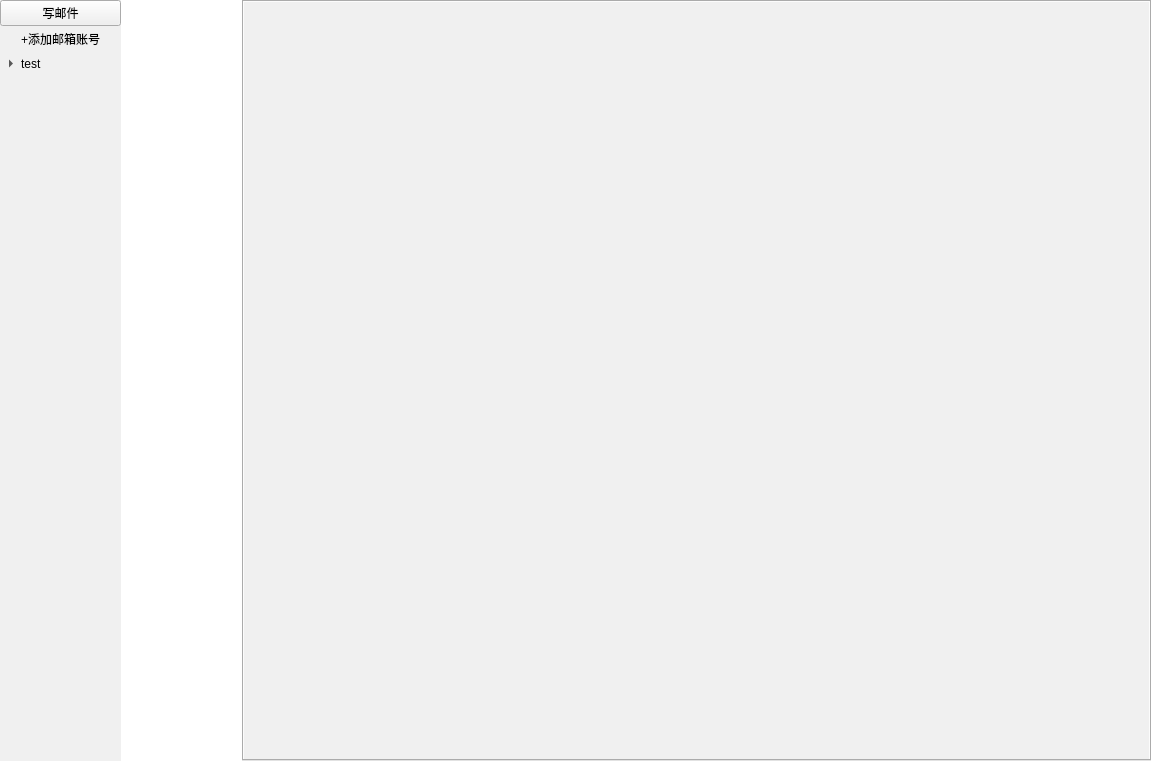
<?xml version="1.0" encoding="UTF-8"?>
<ui version="4.0">
 <class>mainWidget</class>
 <widget class="QWidget" name="mainWidget">
  <property name="geometry">
   <rect>
    <x>0</x>
    <y>0</y>
    <width>1151</width>
    <height>761</height>
   </rect>
  </property>
  <property name="sizePolicy">
   <sizepolicy hsizetype="Fixed" vsizetype="Fixed">
    <horstretch>0</horstretch>
    <verstretch>0</verstretch>
   </sizepolicy>
  </property>
  <property name="windowTitle">
   <string>Form</string>
  </property>
  <property name="styleSheet">
   <string notr="true">QWidget
{
background:rgb(240, 240, 240);
}</string>
  </property>
  <layout class="QGridLayout" name="gridLayout_2" rowstretch="0" columnstretch="2,2,15">
   <property name="sizeConstraint">
    <enum>QLayout::SetDefaultConstraint</enum>
   </property>
   <property name="leftMargin">
    <number>0</number>
   </property>
   <property name="topMargin">
    <number>0</number>
   </property>
   <property name="rightMargin">
    <number>0</number>
   </property>
   <property name="bottomMargin">
    <number>0</number>
   </property>
   <property name="spacing">
    <number>0</number>
   </property>
   <item row="0" column="1">
    <widget class="QWidget" name="verticalWidget_3" native="true">
     <property name="styleSheet">
      <string notr="true">QWidget
{
background:rgb(255, 255, 255);
}</string>
     </property>
     <layout class="QVBoxLayout" name="verticalLayout_3"/>
    </widget>
   </item>
   <item row="0" column="0">
    <widget class="QWidget" name="accountWidget" native="true">
     <property name="styleSheet">
      <string notr="true"/>
     </property>
     <layout class="QVBoxLayout" name="verticalLayout_4">
      <property name="spacing">
       <number>0</number>
      </property>
      <property name="leftMargin">
       <number>0</number>
      </property>
      <property name="topMargin">
       <number>0</number>
      </property>
      <property name="rightMargin">
       <number>0</number>
      </property>
      <property name="bottomMargin">
       <number>0</number>
      </property>
      <item>
       <widget class="QPushButton" name="pushButton_2">
        <property name="text">
         <string>写邮件</string>
        </property>
       </widget>
      </item>
      <item>
       <widget class="QPushButton" name="add">
        <property name="autoFillBackground">
         <bool>false</bool>
        </property>
        <property name="text">
         <string>+添加邮箱账号</string>
        </property>
        <property name="autoDefault">
         <bool>false</bool>
        </property>
        <property name="default">
         <bool>false</bool>
        </property>
        <property name="flat">
         <bool>true</bool>
        </property>
       </widget>
      </item>
      <item>
       <widget class="QToolButton" name="toolButton">
        <property name="sizePolicy">
         <sizepolicy hsizetype="Preferred" vsizetype="Fixed">
          <horstretch>0</horstretch>
          <verstretch>0</verstretch>
         </sizepolicy>
        </property>
        <property name="text">
         <string>test</string>
        </property>
        <property name="toolButtonStyle">
         <enum>Qt::ToolButtonTextBesideIcon</enum>
        </property>
        <property name="autoRaise">
         <bool>true</bool>
        </property>
        <property name="arrowType">
         <enum>Qt::RightArrow</enum>
        </property>
       </widget>
      </item>
      <item>
       <spacer name="verticalSpacer">
        <property name="orientation">
         <enum>Qt::Vertical</enum>
        </property>
        <property name="sizeHint" stdset="0">
         <size>
          <width>20</width>
          <height>40</height>
         </size>
        </property>
       </spacer>
      </item>
     </layout>
    </widget>
   </item>
   <item row="0" column="2">
    <widget class="QTabWidget" name="tabWidget"/>
   </item>
  </layout>
 </widget>
 <resources/>
 <connections/>
</ui>
